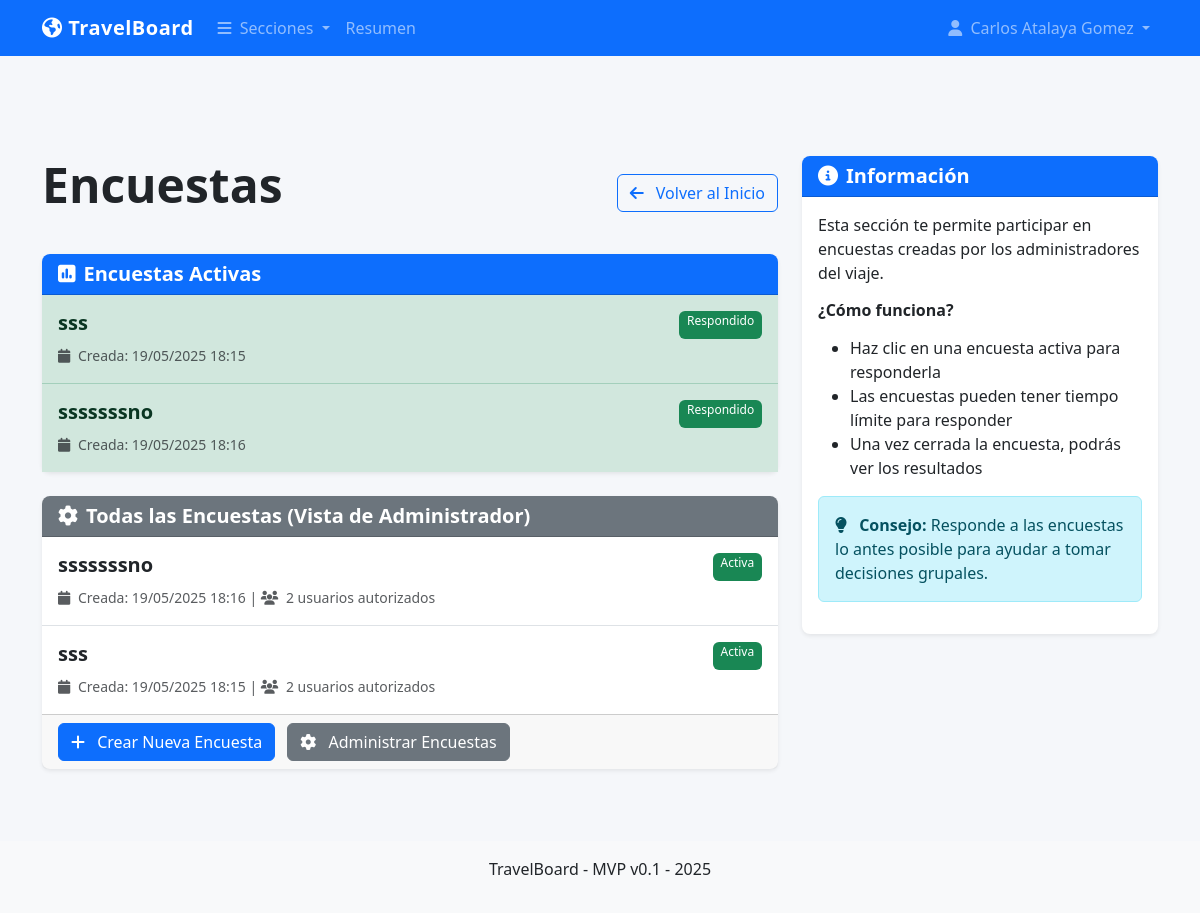
The app's page /encuestas (signed in), older data.
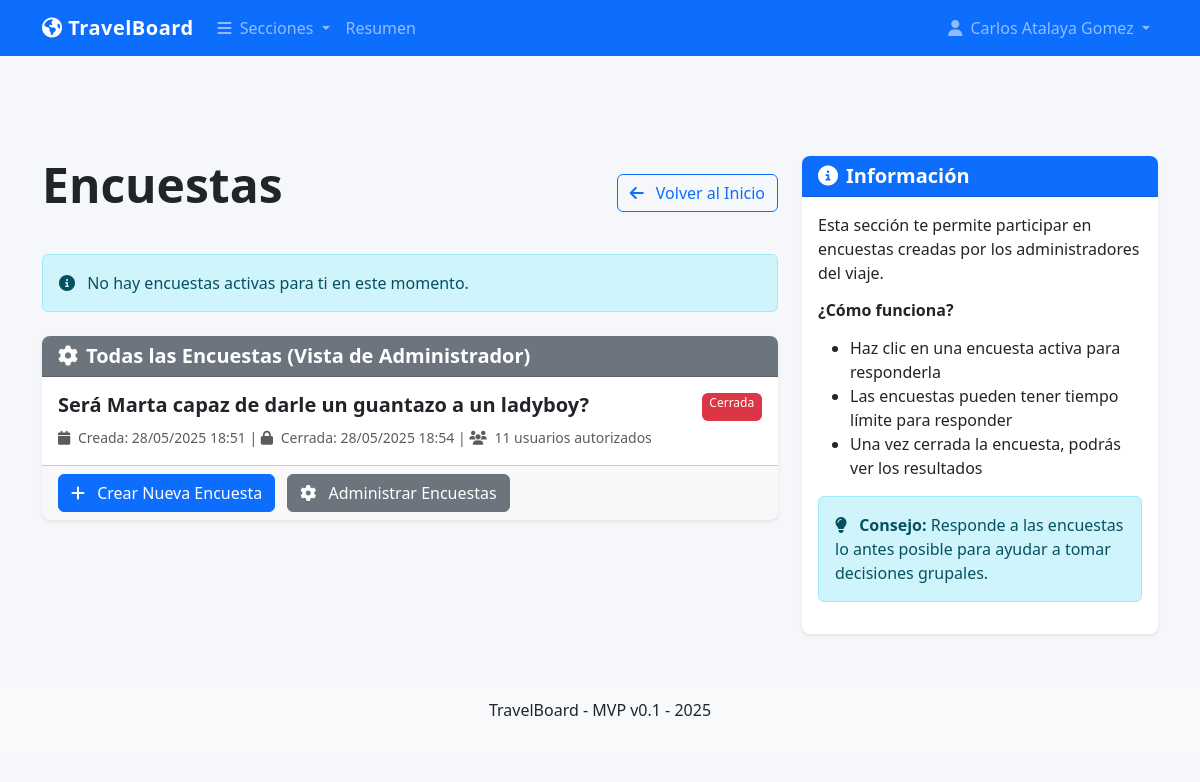
The same page, newer data.
### models.py (models this page shows, shortened)
class User(UserMixin, db.Model):
    id = db.Column(db.Integer, primary_key=True)
    username = db.Column(db.String(80), unique=True, nullable=False)
    password_hash = db.Column(db.String(200), nullable=False)
    name = db.Column(db.String(100), nullable=False)
    phone = db.Column(db.String(20), nullable=True)
    is_admin = db.Column(db.Boolean, default=False)
    is_active_member = db.Column(db.Boolean, default=True)  # Campo para activación

class Survey(db.Model):
    id = db.Column(db.Integer, primary_key=True)
    title = db.Column(db.String(200), nullable=False)
    description = db.Column(db.Text, nullable=True)
    created_at = db.Column(db.DateTime, default=datetime.now)
    closed_at = db.Column(db.DateTime, nullable=True)
    created_by = db.Column(db.Integer, db.ForeignKey('user.id'), nullable=False)
    is_active = db.Column(db.Boolean, default=True)
    auto_close_after = db.Column(db.Integer, nullable=True)  # Time in hours before auto-close
    creator = db.relationship('User', backref=db.backref('created_surveys', lazy=True))
    options = db.relationship('SurveyOption', backref='survey', lazy=True, cascade="all, delete-orphan")
    responses = db.relationship('SurveyResponse', lazy=True, cascade="all, delete-orphan")
    authorized_users = db.relationship('User', secondary='survey_permissions')

### survey.py (the view)
@survey.route('/encuestas')
@login_required
def index():
    if current_user.is_admin:
        active_surveys = Survey.query.filter(Survey.is_active == True).all()
    else:
        active_surveys = Survey.query.filter(
            Survey.is_active == True,
            Survey.authorized_users.any(id=current_user.id)
        ).all()
    responded_surveys = []
    for active_survey in active_surveys:
        response = SurveyResponse.query.filter_by(
            survey_id=active_survey.id,
            user_id=current_user.id
        ).first()
        if response:
            responded_surveys.append(active_survey.id)
    all_surveys = None
    if current_user.is_admin:
        all_surveys = Survey.query.order_by(Survey.created_at.desc()).all()
    return render_template('survey/index.html',
                          active_surveys=active_surveys,
                          responded_surveys=responded_surveys,
                          all_surveys=all_surveys)

### app.py (called while the page is built)
@app.context_processor
def utility_processor():
    return {
        'timedelta': timedelta
    }

@app.template_filter('now')
def get_now():
    return datetime.now()

@login_manager.user_loader
def load_user(user_id):
    return User.query.get(int(user_id))

@app.before_request
def check_initial_setup():
    public_endpoints = ['static', 'setup', 'auth.login', 'auth.logout']
    if request.endpoint in public_endpoints:
        return None
    user_count = User.query.count()
    if user_count == 0 and request.endpoint != 'setup':
        return redirect(url_for('setup'))
    if not current_user.is_authenticated and request.endpoint not in public_endpoints:
        return redirect(url_for('auth.login'))

### templates/survey/index.html (shortened to what this page needs)
{% extends "base.html" %}
{% block content %}
<div class="d-flex justify-content-between align-items-center mb-4">
    <h1 class="display-5">Encuestas</h1>
    <a href="{{ url_for('index') }}" class="btn btn-outline-primary">
        <i class="fas fa-arrow-left me-2"></i> Volver al Inicio
    </a>
</div>
{% if active_surveys %}
    <div class="card mb-4">
        <div class="card-header bg-primary text-white">
            <h5 class="mb-0"><i class="fas fa-poll me-2"></i>Encuestas Activas</h5>
        </div>
        <div class="card-body p-0">
            <div class="list-group list-group-flush">
                {% for survey in active_surveys %}
                    <a href="{{ url_for('survey.view_survey', survey_id=survey.id) }}"
                       class="list-group-item list-group-item-action {% if survey.id in responded_surveys %}list-group-item-success{% endif %}">
                        <div class="d-flex w-100 justify-content-between">
                            <h5 class="mb-1">{{ survey.title }}</h5>
                            {% if survey.id in responded_surveys %}
                                <span class="badge bg-success">Respondido</span>
                            {% else %}
                                <span class="badge bg-warning">Pendiente</span>
                            {% endif %}
                        </div>
                        <small class="text-muted">
                            <i class="fas fa-calendar me-1"></i> Creada: {{ survey.created_at.strftime('%d/%m/%Y %H:%M') }}
                        </small>
                    </a>
                {% endfor %}
            </div>
        </div>
    </div>
{% else %}
    <div class="alert alert-info">
        <i class="fas fa-info-circle me-2"></i>
        No hay encuestas activas para ti en este momento.
    </div>
{% endif %}
{% if current_user.is_admin and all_surveys %}
    <div class="card mt-4">
        <div class="card-header bg-secondary text-white">
            <h5 class="mb-0"><i class="fas fa-cog me-2"></i>Todas las Encuestas (Vista de Administrador)</h5>
        </div>
        <div class="card-body p-0">
            <div class="list-group list-group-flush">
                {% for survey in all_surveys %}
                    <a href="{{ url_for('survey.view_survey', survey_id=survey.id) }}"
                       class="list-group-item list-group-item-action">
                        <div class="d-flex w-100 justify-content-between">
                            <h5 class="mb-1">{{ survey.title }}</h5>
                            <span class="badge bg-{{ 'success' if survey.is_active else 'danger' }}">
                                {{ 'Activa' if survey.is_active else 'Cerrada' }}
                            </span>
                        </div>
                        <small class="text-muted">
                            <i class="fas fa-calendar me-1"></i> Creada: {{ survey.created_at.strftime('%d/%m/%Y %H:%M') }}
                            {% if survey.closed_at %}
                                | <i class="fas fa-lock me-1"></i> Cerrada: {{ survey.closed_at.strftime('%d/%m/%Y %H:%M') }}
                            {% endif %}
                            | <i class="fas fa-users me-1"></i> {{ survey.authorized_users|length }} usuarios autorizados
                        </small>
                    </a>
                {% endfor %}
            </div>
        </div>
        <div class="card-footer">
            <a href="{{ url_for('survey.create_survey') }}" class="btn btn-primary">
                <i class="fas fa-plus me-2"></i> Crear Nueva Encuesta
            </a>
            <a href="{{ url_for('survey.admin_surveys') }}" class="btn btn-secondary">
                <i class="fas fa-cog me-2"></i> Administrar Encuestas
            </a>
        </div>
    </div>
{% endif %}
{% endblock %}
{% block sidebar %}
<div class="card">
    <div class="card-header bg-primary text-white">
        <h5 class="mb-0"><i class="fas fa-info-circle me-2"></i>Información</h5>
    </div>
    <div class="card-body">
        <p>Esta sección te permite participar en encuestas creadas por los administradores del viaje.</p>
        <h6 class="mt-3">¿Cómo funciona?</h6>
        <ul>
            <li>Haz clic en una encuesta activa para responderla</li>
            <li>Las encuestas pueden tener tiempo límite para responder</li>
            <li>Una vez cerrada la encuesta, podrás ver los resultados</li>
        </ul>
        <div class="alert alert-info mt-3">
            <i class="fas fa-lightbulb me-2"></i>
            <strong>Consejo:</strong> Responde a las encuestas lo antes posible para ayudar a tomar decisiones grupales.
        </div>
    </div>
</div>
{% endblock %}

### templates/base.html (shortened to what this page needs)
<!DOCTYPE html>
<html lang="es">
<head>
    <link href="https://cdn.jsdelivr.net/npm/bootstrap@5.3.0/dist/css/bootstrap.min.css" rel="stylesheet">
    <link rel="stylesheet" href="https://cdnjs.cloudflare.com/ajax/libs/font-awesome/6.4.0/css/all.min.css">
    <link rel="stylesheet" href="{{ url_for('static', filename='css/main.css') }}">
    <link rel="stylesheet" href="{{ url_for('static', filename='css/responsive.css') }}">
    <link rel="stylesheet" href="{{ url_for('static', filename='css/mvp_daily.css') }}">
</head>
<body>
    <header class="fixed-top">
        <nav class="navbar navbar-expand-lg navbar-dark bg-primary">
            <div class="container">
                <a class="navbar-brand" href="/">
                    <i class="fas fa-globe-americas"></i> TravelBoard
                </a>
                <div class="collapse navbar-collapse" id="mainNav">
                    <ul class="navbar-nav me-auto">
                        <li class="nav-item dropdown">
                            <a class="nav-link dropdown-toggle" href="#" id="sectionDropdown" role="button" data-bs-toggle="dropdown" aria-expanded="false">
                                <i class="fas fa-bars me-1"></i> Secciones
                            </a>
                        </li>
                        <li class="nav-item">
                            <a class="nav-link" href="/#overview">Resumen</a>
                        </li>
                    </ul>
                    <ul class="navbar-nav">
                        {% if current_user.is_authenticated %}
                            <li class="nav-item dropdown">
                                <a class="nav-link dropdown-toggle" href="#" id="userDropdown" role="button" data-bs-toggle="dropdown" aria-expanded="false">
                                    <i class="fas fa-user me-1"></i> {{ current_user.name }}
                                </a>
                            </li>
                        {% else %}
                            <li class="nav-item">
                                <a class="nav-link" href="{{ url_for('auth.login') }}">
                                    <i class="fas fa-sign-in-alt me-1"></i> Iniciar sesión
                                </a>
                            </li>
                        {% endif %}
                    </ul>
                </div>
            </div>
        </nav>
    </header>
    <main class="container mt-5 pt-5">
        <div class="row">
            <div class="col-lg-8 mb-4">
                {% block content %}{% endblock %}
            </div>
            <div class="col-lg-4">
                {% block sidebar %}{% endblock %}
            </div>
        </div>
    </main>
    <footer class="mt-5 py-3 bg-light">
        <div class="container text-center">
            <p>TravelBoard - MVP v0.1 - {% if current_date %}{{ current_date.strftime('%Y') }}{% else %}{{ now().year }}{% endif %}</p>
        </div>
    </footer>
</body>
</html>

### static/css/main.css (style rules this page uses)
:root { --primary-color: #0d6efd; --secondary-color: #6c757d; --accent-color: #fd7e14; --success-color: #198754; --info-color: #0dcaf0; --warning-color: #ffc107; --danger-color: #dc3545; --light-color: #f8f9fa; --dark-color: #212529; }
body { font-family: 'Segoe UI', Tahoma, Geneva, Verdana, sans-serif; background-color: #f5f7fa; color: var(--dark-color); padding-top: 60px; }
a { color: var(--primary-color); text-decoration: none; transition: color 0.2s ease-in-out; }
.navbar-brand { font-weight: 700; letter-spacing: 0.5px; }
.card { border: none; border-radius: 0.5rem; box-shadow: 0 0.125rem 0.25rem rgba(0, 0, 0, 0.075); transition: transform 0.2s ease-in-out, box-shadow 0.2s ease-in-out; }
.card-header { border-radius: 0.5rem 0.5rem 0 0 !important; font-weight: 600; }
h1, h2, h3, h4, h5, h6 { font-weight: 600; margin-bottom: 1rem; }
.display-5, .display-6 { font-weight: 600; }
.list-group-item { border-left: none; border-right: none; padding: 1rem; }
.list-group-item:first-child { border-top: none; }
.list-group-item:last-child { border-bottom: none; }
.badge { font-weight: 500; padding: 0.35em 0.65em; border-radius: 0.375rem; }
html { scroll-behavior: smooth; scroll-padding-top: 70px; }
.card-footer .btn { margin-right: 8px; vertical-align: middle; }

### static/css/responsive.css (style rules this page uses)
@media (prefers-reduced-motion: no-preference) { .nav-item { transition: all 0.2s ease; } }

Row changes from the older to the newer data that the page shows:
removed Survey: title "sss", shows "Respondido", created_at "19/05/2025 18:15", is_active "Activa", authorized_users|length "2"
removed Survey: title "sssssssno", shows "Respondido", created_at "19/05/2025 18:16", is_active "Activa", authorized_users|length "2"
added Survey: title "Será Marta capaz de darle un guantazo a un ladyboy?", is_active "Cerrada", created_at "28/05/2025 18:51", closed_at "28/05/2025 18:54", authorized_users|length "11", shown under "Todas las Encuestas (Vista de Administrador)"
Text that changed along with them:
text no longer shown: "Encuestas Activas"
text now shown: "No hay encuestas activas para ti en este momento."
